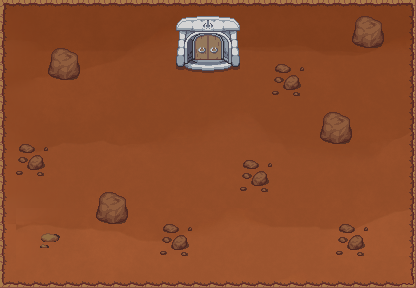

Tiled map render using the project's own tile images. Description and the whole map definition, tile-layer contents included, below:
An orthogonal 26x18 tile map with 16x16 px tiles, 2 tile layers (Grounds, Collision), 4 tilesets and 15 objects.

<map version="1.10" tiledversion="1.10.0" orientation="orthogonal" renderorder="left-down" width="26" height="18" tilewidth="16" tileheight="16" infinite="0" nextlayerid="4" nextobjectid="17">
 <tileset firstgid="1" source="tileset mars/groundmars.tsx" />
 <tileset firstgid="1729" source="../Bumi.tsx" />
 <tileset firstgid="3169" source="../map merkurius/batumars2.tsx" />
 <tileset firstgid="7265" source="../map venus/assetnya.tsx" />
 <layer id="1" name="Grounds" width="26" height="18">
  <data encoding="csv">
1,2,3,4,5,6,7,8,9,10,11,12,13,14,15,16,17,18,19,20,21,22,23,24,25,26,
65,66,67,68,69,70,71,72,73,74,75,76,77,78,79,80,81,82,83,84,85,86,87,88,89,90,
129,130,131,132,133,134,135,136,137,138,139,140,141,142,143,144,145,146,147,148,149,150,151,152,153,154,
193,194,195,196,197,198,199,200,201,202,203,204,205,206,207,208,209,210,211,212,213,214,215,216,217,218,
257,258,259,260,261,262,263,264,265,266,267,268,269,270,271,272,273,274,275,276,277,278,279,280,281,282,
321,322,323,324,325,326,327,328,329,330,331,332,333,334,335,336,337,338,339,340,341,342,343,344,345,346,
385,386,387,388,389,390,391,392,393,394,395,396,397,398,399,400,401,402,403,404,405,406,407,408,409,410,
449,450,451,452,453,454,455,456,457,458,459,460,461,462,463,464,465,466,467,468,469,470,471,472,473,474,
513,514,515,516,517,518,519,520,521,522,523,524,525,526,527,528,529,530,531,532,533,534,535,536,537,538,
577,578,579,580,581,582,583,584,585,586,587,588,589,590,591,592,593,594,595,596,597,598,599,600,601,602,
641,642,643,644,645,646,647,648,649,650,651,652,653,654,655,656,657,658,659,660,661,662,663,664,665,666,
705,706,707,708,709,710,711,712,713,714,715,716,717,718,719,720,721,722,723,724,725,726,727,728,729,730,
769,770,771,772,773,774,775,776,777,778,779,780,781,782,783,784,785,786,787,788,789,790,791,792,793,794,
833,833,834,835,836,837,838,839,840,841,842,843,844,845,846,847,848,849,850,851,853,854,855,856,857,858,
961,897,898,899,900,901,902,903,904,905,906,907,908,909,910,911,912,913,914,915,917,918,919,920,921,922,
1025,961,962,963,964,965,966,967,968,969,970,971,972,973,974,975,976,977,978,979,981,982,983,984,985,986,
1089,1025,1026,1027,1028,1029,1030,1031,1032,1033,1034,1035,1036,1037,1038,1039,1040,1041,1042,1043,1044,1045,1046,1047,1048,1049,
1153,1089,1090,1091,1092,1093,1094,1095,1096,1097,1098,1099,1100,1101,1102,1103,1104,1105,1106,1107,1108,1109,1110,1111,1112,1113
</data>
 </layer>
 <layer id="2" name="Collision" width="26" height="18">
  <data encoding="csv">
2542,2504,2504,2504,2504,2504,2504,2504,2504,2504,2504,2504,2504,2504,2504,2504,2504,2504,2504,2504,2504,2504,2504,2504,2504,2543,
2465,0,0,0,0,0,0,0,0,0,0,8509,8510,8511,8512,0,0,0,0,0,0,0,4085,4086,0,2463,
2465,0,0,0,0,0,0,0,0,0,8669,8549,8550,8551,8552,0,0,0,0,0,0,0,4149,4150,0,2463,
2465,0,0,4085,4086,0,0,0,0,0,0,8589,8590,8591,8592,0,0,0,0,0,0,0,0,0,0,2463,
2465,0,0,4149,4150,0,0,0,0,0,0,8629,8630,8631,8632,0,0,4087,4088,0,0,0,0,0,0,2463,
2465,0,0,0,0,0,0,0,0,0,0,0,0,0,0,0,0,4151,4152,0,0,0,0,0,0,2463,
2465,0,0,0,0,0,0,0,0,0,0,0,0,0,0,0,0,0,0,0,0,0,0,0,0,2463,
2465,0,0,0,0,0,0,0,0,0,0,0,0,0,0,0,0,0,0,0,4085,4086,0,0,0,2463,
2465,0,0,0,0,0,0,0,0,0,0,0,0,0,0,0,0,0,0,0,4149,4150,0,0,0,2463,
2465,4087,4088,0,0,0,0,0,0,0,0,0,0,0,0,0,0,0,0,0,0,0,0,0,0,2463,
2465,4151,4152,0,0,0,0,0,0,0,0,0,0,0,0,4087,4088,0,0,0,0,0,0,0,0,2463,
2465,0,0,0,0,0,0,0,0,0,0,0,0,0,0,4151,4152,0,0,0,0,0,0,0,0,2463,
2465,0,0,0,0,0,4085,4086,0,0,0,0,0,0,0,0,0,0,0,0,0,0,0,0,0,2463,
2465,0,0,0,0,0,4149,4150,0,0,0,0,0,0,0,0,0,0,0,0,0,0,0,0,0,2463,
2465,0,3333,3334,0,0,0,0,0,0,4087,4088,0,0,0,0,0,0,0,0,0,4087,4088,0,0,2463,
2465,0,3397,3398,0,0,0,0,0,0,4151,4152,0,0,0,0,0,0,0,0,0,4151,4152,0,0,2463,
2465,0,0,0,0,0,0,0,0,0,0,0,0,0,0,0,0,0,0,0,0,0,0,0,0,2463,
2582,2424,2424,2424,2424,2424,2424,2424,2424,2424,2424,2424,2424,2424,2424,2424,2424,2424,2424,2424,2424,2424,2424,2424,2424,2387
</data>
 </layer>
 <objectgroup id="3" name="Collision Mask">
  <object id="1" x="272.182" y="63.8182" width="32" height="32.1818" />
  <object id="2" x="240.182" y="160.364" width="31.6364" height="31.4545" />
  <object id="3" x="335.5" y="224" width="32" height="33" />
  <object id="4" x="160.5" y="223.5" width="31.5" height="33" />
  <object id="5" x="39.875" y="233" width="20.375" height="15.125" />
  <object id="6" x="16" y="143.75" width="32.5" height="32.25" />
  <object id="8" x="0.333333" y="-0.333333" width="415.667" height="6" />
  <object id="9" x="411.333" y="-1" width="4" height="289" />
  <object id="10" x="0.333333" y="282.885" width="415" height="5.11458" />
  <object id="11" x="0.03125" y="0.03125" width="3.9375" height="287.954" />
  <object id="12" x="352" y="38.1304">
   <polygon points="0,0 1,-5.21739 1.95652,-8.04348 2.91304,-16.1739 3.91304,-18.2174 6.91304,-21.2174 8.95652,-22.1739 17.0435,-22.2174 20,-21.2174 21.0435,-20.2174 22.9565,-19.2174 26.087,-18.1304 27.8696,-17.1739 28.9565,-16.1739 30,-15.087 31.0435,-7.21739 32,-5.21739 32.0435,3.86957 31,5.69565 30.0435,7.91304 29.0435,8.86957 25.913,9.91304 12.913,10 7.91304,8.04348 3.86957,6.86957 1.86957,5.86957 0.913043,4.95652 -0.0869565,3.78261" />
  </object>
  <object id="13" x="319.938" y="134.068">
   <polygon points="0,0 1,-5.21739 1.95652,-8.04348 2.91304,-16.1739 3.91304,-18.2174 6.91304,-21.2174 8.95652,-22.1739 17.0435,-22.2174 20,-21.2174 21.0435,-20.2174 22.9565,-19.2174 26.087,-18.1304 27.8696,-17.1739 28.9565,-16.1739 30,-15.087 31.0435,-7.21739 32,-5.21739 32.0435,3.86957 31,5.69565 30.0435,7.91304 29.0435,8.86957 25.913,9.91304 12.913,10 7.91304,8.04348 3.86957,6.86957 1.86957,5.86957 0.913043,4.95652 -0.0869565,3.78261" />
  </object>
  <object id="14" x="95.8769" y="214.129">
   <polygon points="0,0 1,-5.21739 1.95652,-8.04348 2.91304,-16.1739 3.91304,-18.2174 6.91304,-21.2174 8.95652,-22.1739 17.0435,-22.2174 20,-21.2174 21.0435,-20.2174 22.9565,-19.2174 26.087,-18.1304 27.8696,-17.1739 28.9565,-16.1739 30,-15.087 31.0435,-7.21739 32,-5.21739 32.0435,3.86957 31,5.69565 30.0435,7.91304 29.0435,8.86957 25.913,9.91304 12.913,10 7.91304,8.04348 3.86957,6.86957 1.86957,5.86957 0.913043,4.95652 -0.0869565,3.78261" />
  </object>
  <object id="15" x="47.8651" y="70.4628">
   <polygon points="0,0 1,-5.21739 1.95652,-8.04348 2.91304,-16.1739 3.91304,-18.2174 6.91304,-21.2174 8.95652,-22.1739 17.0435,-22.2174 20,-21.2174 21.0435,-20.2174 22.9565,-19.2174 26.087,-18.1304 27.8696,-17.1739 28.9565,-16.1739 30,-15.087 31.0435,-7.21739 32,-5.21739 32.0435,3.86957 31,5.69565 30.0435,7.91304 29.0435,8.86957 25.913,9.91304 12.913,10 7.91304,8.04348 3.86957,6.86957 1.86957,5.86957 0.913043,4.95652 -0.0869565,3.78261" />
  </object>
  <object id="16" x="175.795" y="64.3182">
   <polygon points="0,1 2,3.01111 6.98889,3.01111 8.9375,0.9375 11.0625,0 16,-16 48,-16 52,0.0625 54.875,0.9375 56.9375,2.9375 61.9375,3.0625 64,1.0625 64.0435,-33 64.0435,-39.087 63.0435,-41 58.087,-46.0435 54.087,-47.087 43.1304,-48.1304 20.9565,-48.0435 10.087,-47.1304 5.86957,-46.1304 0.913043,-40.9565 0.0434783,-39.0435 0.0434783,-33.0435 0,-8.04348" />
  </object>
 </objectgroup>
</map>
